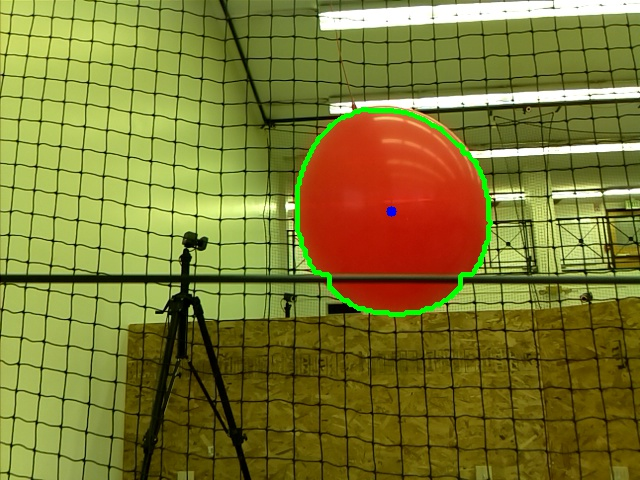
#> input picture Python_Proj2/test1_pic.jpg, 640 x 480 px
$ python -i balloon_tracker_lib.py   (imports and definitions only)   (Python 2 division)   (older library calls are emulated)
#> lines starting #> are read from the running program, lines starting #| are printed output that depends on the picture; after the words box and inside, x2 and y2 are one past the last pixel; in counts of white or black regions, pixels touching at a corner belong together
#> further down, picture is the input picture: shape (480, 640, 3); mean B, G, R 49.9, 121.6, 126.6
#!/usr/bin/env python
# -*- coding: utf-8 -*-

from vidro import Vidro, ViconStreamer
from position_controller import PositionController
import sys, math, time
import socket, struct, threading
import curses
import matplotlib.pyplot as plot
import logging
import numpy as np
import cv2

# [1 line not run here, left out]

H_lower = 0 #157
S_lower = 149 #149
V_lower = 67 #67

H_upper = 14 # 186
S_upper = 255 # 255
V_upper = 255 # 255

def get_object(frame):
	hsv = cv2.cvtColor(frame, cv2.COLOR_BGR2HSV)
#> hsv: shape (480, 640, 3); mean H, S, V 30.5, 180.1, 137.6
	lower = np.array([H_lower, S_lower, V_lower], dtype=np.uint8)
	upper = np.array([H_upper,S_upper,V_upper], dtype=np.uint8)
	# Threshold the HSV image to get only blue colors
	mask = cv2.inRange(hsv, lower, upper)
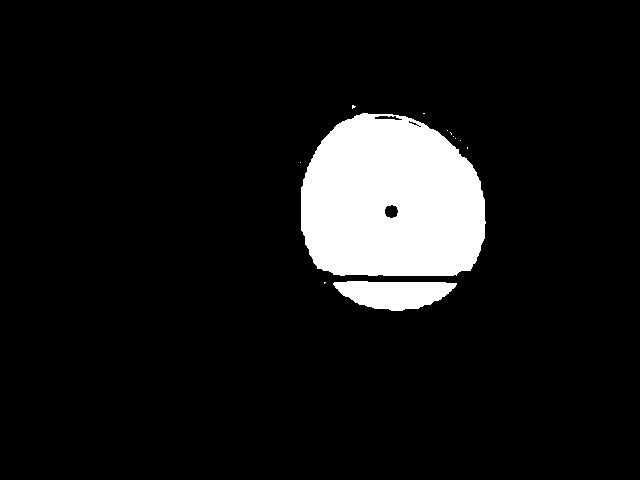
#> mask: shape (480, 640); 9% white; 12 white regions (10 under 20 px), largest, box (x1, y1, x2, y2) and area: (301, 113, 486, 276) 25006, (333, 281, 457, 311) 2628
	kernel_open = np.ones((4,4),np.uint8)
	kernel_close = np.ones((25,25),np.uint8)
	mask = cv2.morphologyEx(mask, cv2.MORPH_OPEN, kernel_open)
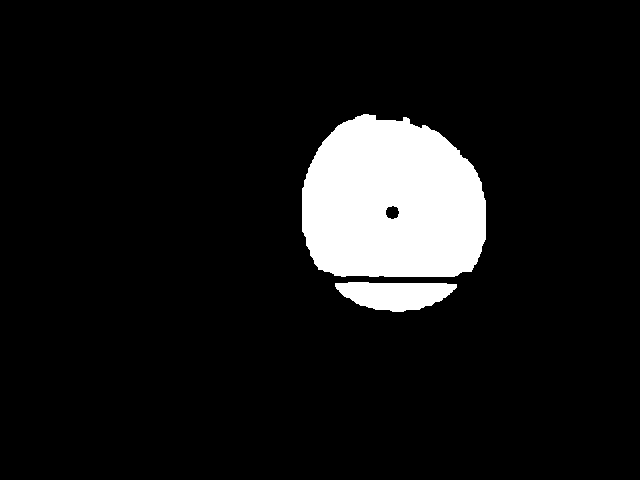
#> mask: shape (480, 640); 9% white; 2 white regions, box (x1, y1, x2, y2) and area: (302, 114, 486, 277) 24891, (335, 282, 457, 312) 2624
	mask = cv2.morphologyEx(mask, cv2.MORPH_CLOSE, kernel_close)
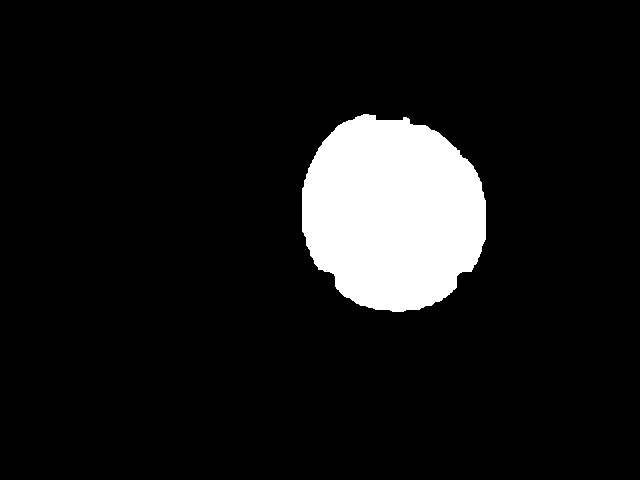
#> mask: shape (480, 640); 9.3% white; 1 white region
	# Bitwise-AND mask and original image
	res = cv2.bitwise_and(frame,frame, mask= mask)
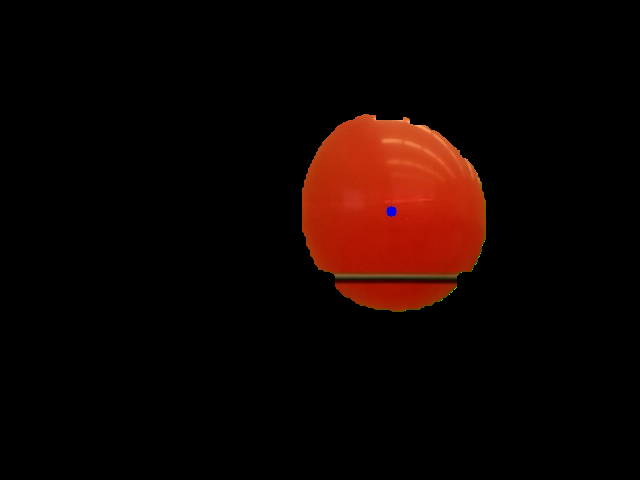
#> res: shape (480, 640, 3); mean B, G, R 1.3, 4, 16.6
	_,contours,_ = cv2.findContours(mask,cv2.RETR_TREE,cv2.CHAIN_APPROX_SIMPLE)
#> contours = 1 contour; box (x1, y1, x2, y2) and area: (302, 114, 486, 312) 28129
	cv2.drawContours(frame, contours, -1, (0,255,0), 3)
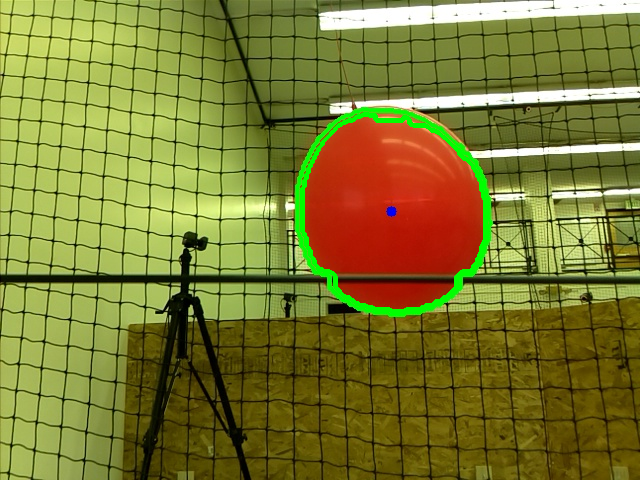
#> frame: shape (480, 640, 3); 0.93% of pixels changed, all inside (x1, y1, x2, y2) = (300, 112, 488, 314)
	num_objects = len(contours)
#> num_objects = 1
	area_max = 0
	cnt_max=0
	if (num_objects>0):
		for i in range(0,num_objects):
			cnt = contours[i]
			area = cv2.contourArea(cnt)
			if area>area_max:
				area_max=area
				cnt_max=cnt
#> this loop made 1 pass
#> (area, area_max) on pass 1: (28129, 28129)
#> after the loop, area_max = 28129; cnt_max = contour of 210 points, box (x1, y1, x2, y2) (302, 114, 486, 312), area 28129
		#perimeter = cv2.arcLength(cnt, True)
		moment = cv2.moments(cnt_max)
#> moment = moments, m00 28129, centre m10/m00, m01/m00 = (392.3, 212.9)
		cx = int(moment['m10']/moment['m00'])
#> cx = 392
		cy = int(moment['m01']/moment['m00'])
#> cy = 212
	else:
		cnt_max = 0
		area_max = 0
		cx = 0
		cy = 0
	cv2.circle(frame,(cx,cy),5,(255,0,0),-1)
#> frame: shape (480, 640, 3); 0.03% of pixels changed, all inside (x1, y1, x2, y2) = (387, 207, 398, 218)
	print 'Num Objs: ',repr(num_objects),' Cx: ',repr(cx),' Cy: ',repr(cy),' Area: ',repr(area_max)
#| Num Objs:  1  Cx:  392  Cy:  212  Area:  28129.0
	#image_data = [cx ,cy, area, min_con_x, max_con_x, min_con_y, max_con_y, out_of_bounds, num_objects]
	image_data = [cx,cy,area_max]
#> image_data = [392, 212, 28129]
	return image_data

def get_camera_frame():
	global frame
	global new_frame
	_, frame = cap.read()
	new_frame = True

>>> import cv2
>>> picture = cv2.imread('test1_pic.jpg')
>>> result = get_object(picture)
#> result = [392, 212, 28129]

$ run again, on Python_Proj2/test2_pic.jpg
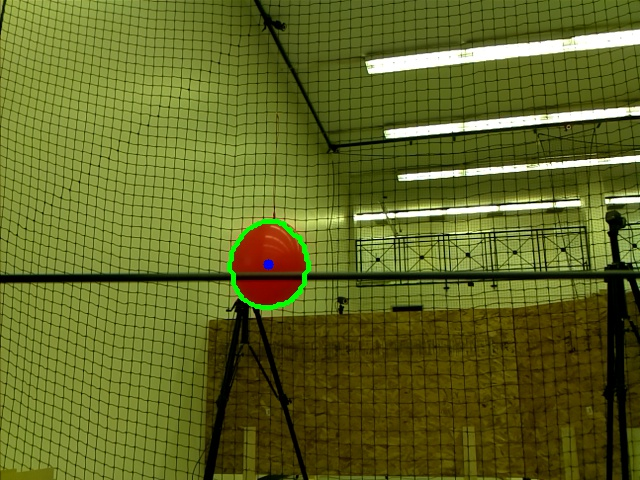
#> input picture Python_Proj2/test2_pic.jpg, 640 x 480 px
#> picture is the input picture: shape (480, 640, 3); mean B, G, R 37.2, 103.9, 97.5
#> hsv: shape (480, 640, 3); mean H, S, V 33.1, 187.6, 107.6
#> in get_object, `mask = cv2.morphologyEx(mask, cv2.MORPH_CLOSE, kernel_close)`:
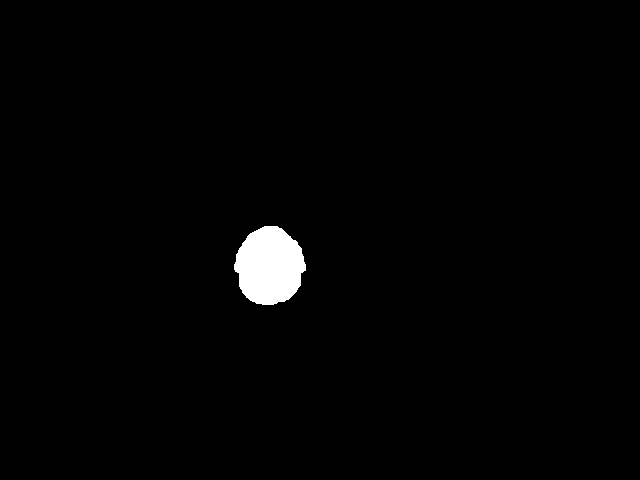
#> mask: shape (480, 640); 1.4% white; 1 white region
#> contours = 1 contour; box (x1, y1, x2, y2) and area: (234, 226, 306, 305) 4164
#> in get_object, `cv2.drawContours(frame, contours, -1, (0,255,0), 3)`:
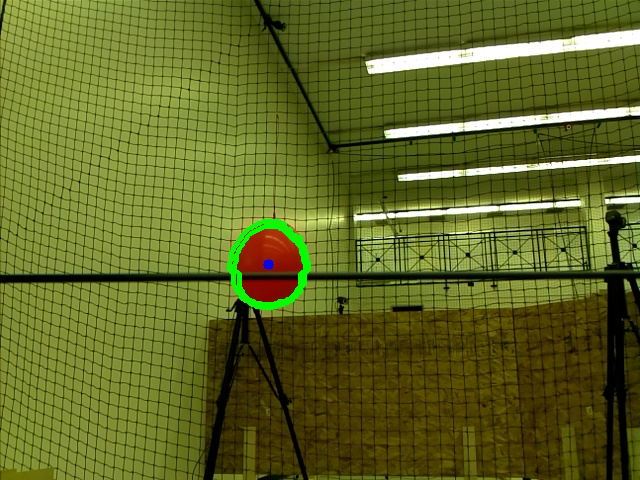
#> frame: shape (480, 640, 3); 0.34% of pixels changed, all inside (x1, y1, x2, y2) = (232, 224, 308, 307)
#> num_objects = 1
#> the loop in get_object, `for i in range(0,num_objects):` made 1 pass
#> (area, area_max) on pass 1: (4164.5, 4164.5)
#> after the loop in get_object, `for i in range(0,num_objects):`: area_max = 4164.5; cnt_max = contour of 88 points, box (x1, y1, x2, y2) (234, 226, 306, 305), area 4164
#> moment = moments, m00 4164.5, centre m10/m00, m01/m00 = (269.2, 265.7)
#> cx = 269
#> cy = 265
#| Num Objs:  1  Cx:  269  Cy:  265  Area:  4164.5
#> image_data = [269, 265, 4164.5]

$ run again, on Python_Proj2/test_pic.jpg
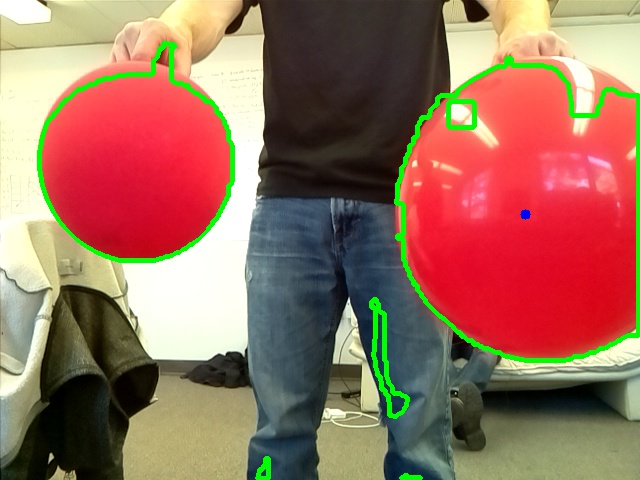
#> input picture Python_Proj2/test_pic.jpg, 640 x 480 px
#> picture is the input picture: shape (480, 640, 3); mean B, G, R 93.1, 111.6, 154.7
#> hsv: shape (480, 640, 3); mean H, S, V 69.6, 121.6, 166.6
#> in get_object, `mask = cv2.inRange(hsv, lower, upper)`:
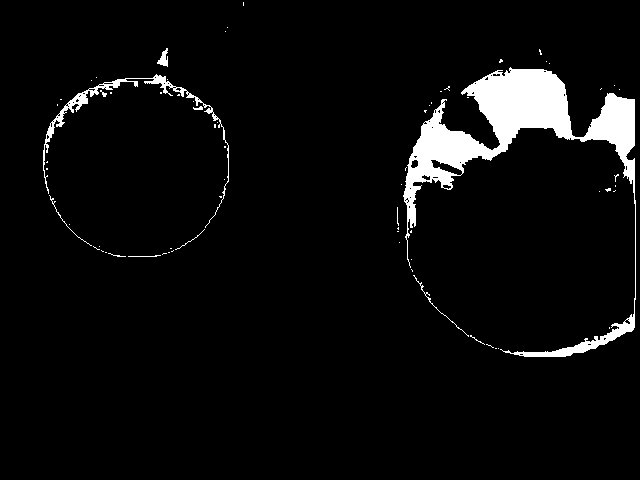
#> mask: shape (480, 640); 4.8% white; 70 white regions (58 under 20 px), largest, box (x1, y1, x2, y2) and area: (403, 67, 636, 357) 12738, (43, 74, 229, 228) 1370, (157, 48, 168, 67) 112
#> contours = 7 contours, 2 with area under 20; largest, box (x1, y1, x2, y2) and area: (405, 70, 640, 224) 12536, (524, 318, 640, 358) 826, (114, 53, 169, 89) 436, (79, 92, 95, 106) 84, (48, 128, 55, 137) 40
#> in get_object, `cv2.drawContours(frame, contours, -1, (0,255,0), 3)`:
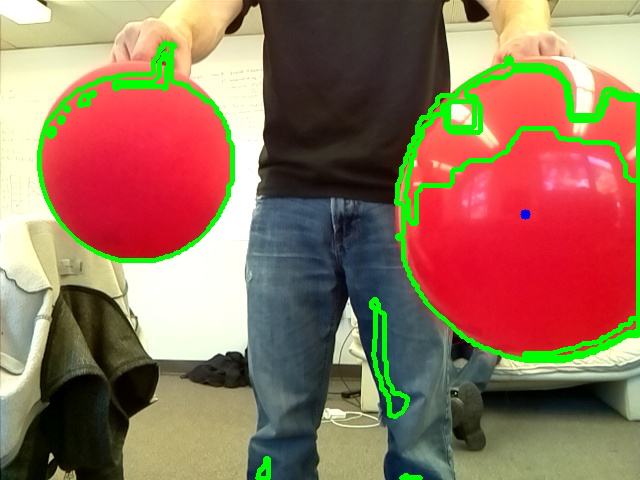
#> frame: shape (480, 640, 3); 2.13% of pixels changed, all inside (x1, y1, x2, y2) = (46, 51, 640, 360)
#> num_objects = 7
#> the loop in get_object, `for i in range(0,num_objects):` made 7 passes
#> (area, area_max) on passes 1, 6: (826.5, 826.5), (12535.5, 12535.5)
#> after the loop in get_object, `for i in range(0,num_objects):`: area_max = 12535.5; cnt_max = contour of 208 points, box (x1, y1, x2, y2) (405, 70, 640, 224), area 12536
#> moment = moments, m00 12535.5, centre m10/m00, m01/m00 = (518.2, 127.9)
#> cx = 518
#> cy = 127
#| Num Objs:  7  Cx:  518  Cy:  127  Area:  12535.5
#> image_data = [518, 127, 12535.5]
